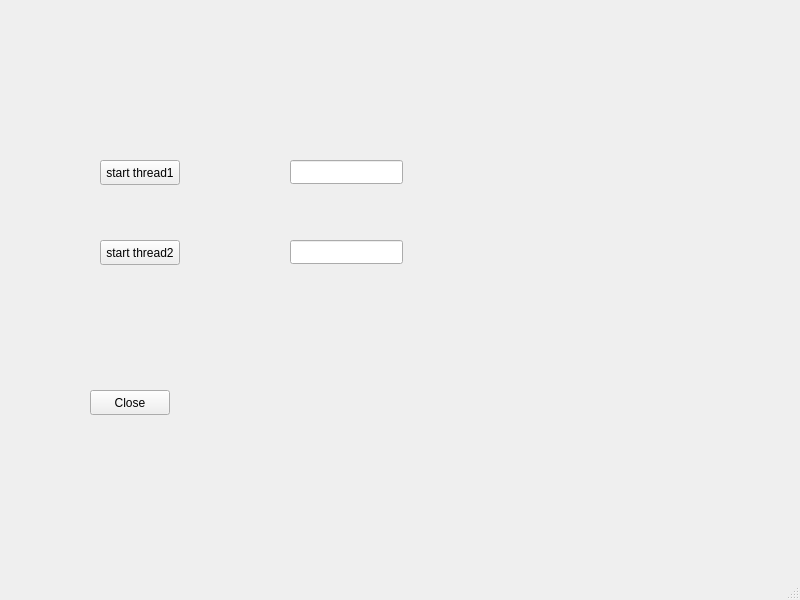
<?xml version="1.0" encoding="UTF-8"?>
<ui version="4.0">
 <class>MainWindow</class>
 <widget class="QMainWindow" name="MainWindow">
  <property name="geometry">
   <rect>
    <x>0</x>
    <y>0</y>
    <width>800</width>
    <height>600</height>
   </rect>
  </property>
  <property name="windowTitle">
   <string>MainWindow</string>
  </property>
  <widget class="QWidget" name="centralwidget">
   <widget class="QPushButton" name="pushButton">
    <property name="geometry">
     <rect>
      <x>100</x>
      <y>160</y>
      <width>80</width>
      <height>25</height>
     </rect>
    </property>
    <property name="text">
     <string>start thread1</string>
    </property>
   </widget>
   <widget class="QPushButton" name="pushButton_2">
    <property name="geometry">
     <rect>
      <x>100</x>
      <y>240</y>
      <width>80</width>
      <height>25</height>
     </rect>
    </property>
    <property name="text">
     <string>start thread2</string>
    </property>
   </widget>
   <widget class="QLineEdit" name="lineEdit">
    <property name="geometry">
     <rect>
      <x>290</x>
      <y>160</y>
      <width>113</width>
      <height>24</height>
     </rect>
    </property>
   </widget>
   <widget class="QLineEdit" name="lineEdit_2">
    <property name="geometry">
     <rect>
      <x>290</x>
      <y>240</y>
      <width>113</width>
      <height>24</height>
     </rect>
    </property>
   </widget>
   <widget class="QPushButton" name="pushButton_3">
    <property name="geometry">
     <rect>
      <x>90</x>
      <y>390</y>
      <width>80</width>
      <height>25</height>
     </rect>
    </property>
    <property name="text">
     <string>Close</string>
    </property>
   </widget>
  </widget>
  <widget class="QMenuBar" name="menubar">
   <property name="geometry">
    <rect>
     <x>0</x>
     <y>0</y>
     <width>800</width>
     <height>25</height>
    </rect>
   </property>
  </widget>
  <widget class="QStatusBar" name="statusbar"/>
 </widget>
 <resources/>
 <connections/>
</ui>
